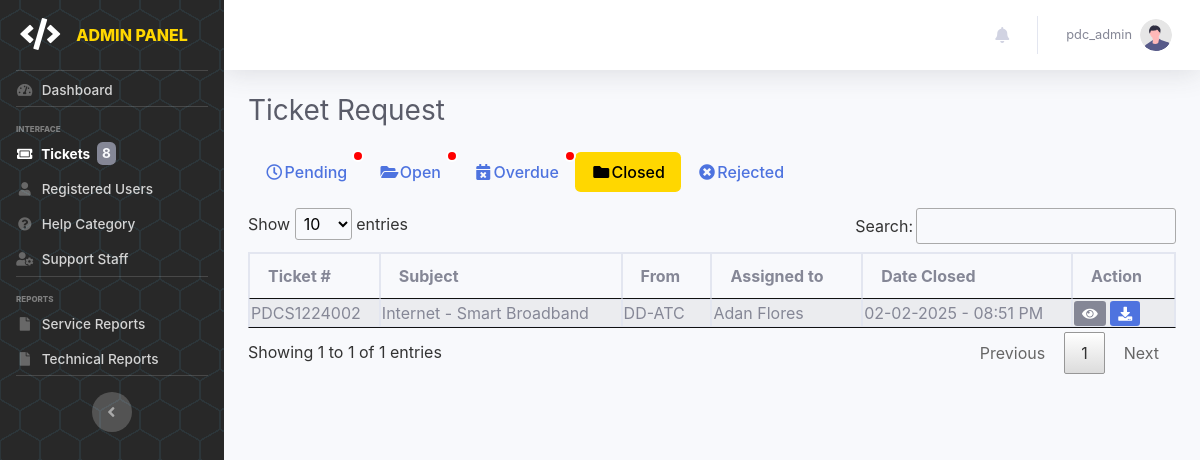
Page /pages/admin/ticket?tab=closed (signed in) on the earlier database version.
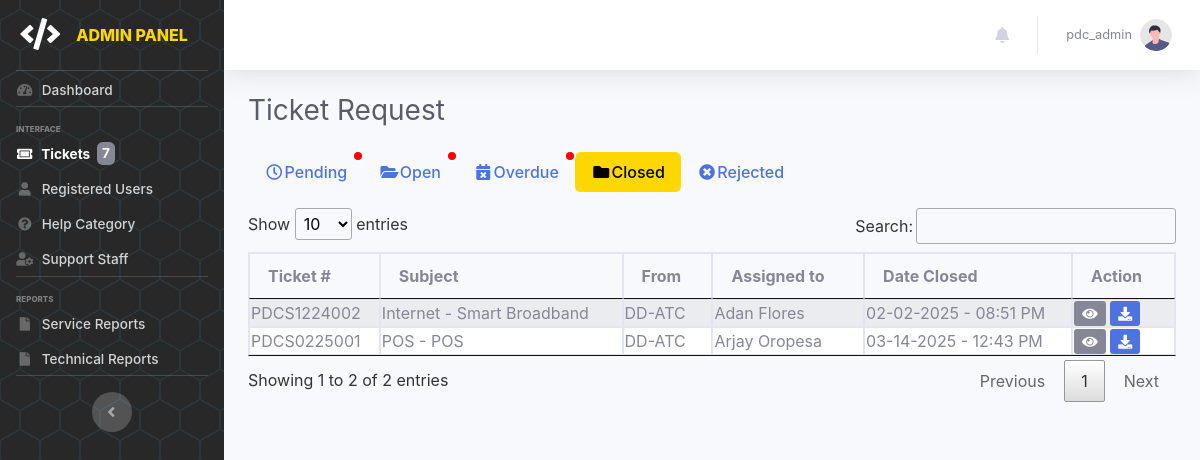
Same page on the later database version.
### tables this page shows
CREATE TABLE `tbl_tickets` (
  `id` int(100) NOT NULL,
  `ticket_num` varchar(1000) NOT NULL,
  `outlet` varchar(1000) NOT NULL,
  `reported_by` varchar(100) NOT NULL,
  `designation` enum('1','2') NOT NULL,
  `topiccateg` varchar(1000) NOT NULL,
  `topicitem` varchar(1000) NOT NULL,
  `img_name` varchar(1000) NOT NULL,
  `file_path` varchar(1000) NOT NULL,
  `description` varchar(5000) NOT NULL,
  `priority_type` varchar(100) DEFAULT NULL,
  `concern_type` enum('Issue','Request') DEFAULT NULL,
  `status` enum('1','2','3','4','5') NOT NULL DEFAULT '2',
  `remark` varchar(1000) NOT NULL,
  `sched_start` date DEFAULT NULL,
  `sched_end` date DEFAULT NULL,
  `assigned` varchar(1000) NOT NULL,
  `msg_ses` varchar(5000) NOT NULL DEFAULT '0',
  `rprt` enum('0','1') NOT NULL DEFAULT '0',
  `date_posted` datetime(6) NOT NULL DEFAULT current_timestamp(6),
  `date_modified` datetime(6) DEFAULT current_timestamp(6),
  `date_closed` datetime DEFAULT NULL
);

CREATE TABLE `tbl_itemcategory` (
  `id` int(100) NOT NULL,
  `name` varchar(100) NOT NULL,
  `img_name` varchar(1000) NOT NULL,
  `img_path` varchar(1000) NOT NULL,
  `status` enum('1','0') NOT NULL DEFAULT '1',
  `designation` enum('1','2') NOT NULL
);

CREATE TABLE `tbl_itemlist` (
  `id` int(100) NOT NULL,
  `name` varchar(100) NOT NULL,
  `status` enum('0','1') NOT NULL DEFAULT '1',
  `category` varchar(100) NOT NULL
);

CREATE TABLE `tbl_useraccounts` (
  `id` int(11) NOT NULL,
  `name` varchar(100) NOT NULL,
  `username` varchar(100) NOT NULL,
  `password` varchar(255) NOT NULL,
  `role` enum('admin','it-admin','maintenance-admin','office','outlet','it','maintenance') NOT NULL,
  `status` enum('Active','Inactive') NOT NULL DEFAULT 'Active',
  `created` datetime(6) DEFAULT current_timestamp(6),
  `updated` datetime(6) DEFAULT current_timestamp(6) ON UPDATE current_timestamp(6)
);

### pages/admin/admin.ticket-qry.php (called while the page is built, shortened)
<?php
$all_tickets = mysqli_query($conn, "SELECT t.*, t.status AS ticket_status, u.name AS outlet_name, c.name AS categ_name, l.name AS item_name, a.name AS staff_name
        FROM tbl_tickets t
        LEFT JOIN tbl_useraccounts u ON t.outlet = u.id
        LEFT JOIN tbl_itemcategory c ON t.topiccateg = c.id
        LEFT JOIN tbl_itemlist l ON t.topicitem = l.id
        LEFT JOIN tbl_useraccounts a ON t.assigned = a.id
        ORDER BY t.date_posted DESC");
$pending_tickets = [];
$open_tickets = [];
$overdue_tickets = [];
$closed_tickets = [];
$rejected_tickets = [];
while ($rows = mysqli_fetch_array($all_tickets)) {
    $current_date = new DateTime();
    if (!empty($rows['sched_end']) && $rows['sched_end'] !== 'NULL') {
        $sched_end_date = new DateTime($rows['sched_end']);
        if ($sched_end_date < $current_date && $rows['ticket_status'] != '5') {
            $overdue_tickets[] = $rows;
        }
    }
    if ($rows['ticket_status'] == '2') {
        $pending_tickets[] = $rows;
    } elseif ($rows['ticket_status'] == '1' || $rows['ticket_status'] == '4') {
        $open_tickets[] = $rows;
    } elseif ($rows['ticket_status'] == '3') {
        $rejected_tickets[] = $rows;
    } elseif ($rows['ticket_status'] == '5') {
        $closed_tickets[] = $rows;
    }
}
$pending_count = count($pending_tickets);
$open_count = count($open_tickets);
$overdue_count = count($overdue_tickets);
?>

### pages/admin/admin.ticket.php (the view, shortened to what the changed rows need)
<?php
    include('admin.header.php');
    include('admin.ticket-qry.php')
?>
    <div class="container-fluid">
        <div class="d-sm-flex align-items-center justify-content-between mb-4">
            <h1 class="h3 mb-0 text-gray-800">Ticket Request</h1>
        </div>
        <ul class="nav nav-pills mb-3" id="ex-with-icons" role="tablist">
            <li class="nav-item position-relative" role="presentation">
                <a href="ticket?tab=pending" class="nav-link active" id="ex-with-icons-tab-1" data-toggle="pill" data-target="#ex-with-icons-tabs-1" role="tab" aria-controls="ex-with-icons-tabs-1" aria-selected="true">
                    <i class="far fa-clock fa-fw me-2"></i>Pending</a>
                <?php if ($pending_count > 0) { ?>
                    <span class="position-absolute"
                        style="top: -4%; right: -1%; width: 12px; height: 12px; background-color: red; border-radius: 50%; border: 2px solid white;">
                    </span>
                <?php } ?>
            </li>
            <li class="nav-item position-relative" role="presentation">
                <a href="ticket?tab=open" class="nav-link" id="ex-with-icons-tab-2" data-toggle="pill" data-target="#ex-with-icons-tabs-2" role="tab"
                aria-controls="ex-with-icons-tabs-2" aria-selected="false">
                    <i class="fas fa-folder-open fa-fw me-2"></i>Open
                </a>
                <?php if ($open_count > 0) { ?>
                    <span class="position-absolute"
                        style="top: -4%; right: -1%; width: 12px; height: 12px; background-color: red; border-radius: 50%; border: 2px solid white;">
                    </span>
                <?php } ?>
            </li>
            <li class="nav-item position-relative" role="presentation">
                <a href="ticket?tab=overdue" class="nav-link" id="ex-with-icons-tab-3" data-toggle="pill" data-target="#ex-with-icons-tabs-3" role="tab" aria-controls="ex-with-icons-tabs-3" aria-selected="false"><i class="fas fa-calendar-times fa-fw me-2"></i>Overdue</a>
                <?php if ($overdue_count > 0) { ?>
                    <span class="position-absolute"
                        style="top: -4%; right: -1%; width: 12px; height: 12px; background-color: red; border-radius: 50%; border: 2px solid white;">
                    </span>
                <?php } ?>
            </li>
            <li class="nav-item" role="presentation">
                <a href="ticket?tab=closed" class="nav-link" id="ex-with-icons-tab-4" data-toggle="pill" data-target="#ex-with-icons-tabs-4" role="tab" aria-controls="ex-with-icons-tabs-4" aria-selected="false"><i class="fas fa-folder fa-fw me-2"></i>Closed</a>
            </li>
            <li class="nav-item" role="presentation">
                <a href="ticket?tab=rejected" class="nav-link" id="ex-with-icons-tab-5" data-toggle="pill" data-target="#ex-with-icons-tabs-5" role="tab" aria-controls="ex-with-icons-tabs-5" aria-selected="false"><i class="fas fa-times-circle fa-fw me-2"></i>Rejected</a>
            </li>
        </ul>
        <div class="tab-content" id="ex-with-icons-content">
            <div class="tab-pane fade" id="ex-with-icons-tabs-4" role="tabpanel" aria-labelledby="ex-with-icons-tab-4">
                <div class="table-responsive">
                    <table class="table table-bordered table-striped table-sm w-100" id="closetck_tbl">
                        <thead>
                            <tr>
                                <th>Ticket #</th>
                                <th>Subject</th>
                                <th>From</th>
                                <th>Assigned to</th>
                                <th>Date Closed</th>
                                <th>Action</th>
                            </tr>
                        </thead>
                        <tbody>
                            <?php
                                foreach ($closed_tickets as $rows) {
                                    $modDT = new DateTime($rows["date_closed"]);
                            ?>
                            <tr>
                                <td><?php echo $rows['ticket_num']; ?></td>
                                <td><?php echo $rows['categ_name'] . ' - ' . $rows['item_name']; ?></td>
                                <td><?php echo $rows['outlet_name']; ?></td>
                                <td><?php echo $rows['staff_name']; ?></td>
                                <td><?php echo $modDT->format('m-d-Y - h:i A'); ?></td>
                                <td>
                                    <a href="view-ticket?id=<?php echo $rows['ticket_num']; ?>" class="btn-sm btn-secondary" title="View Report"><i class="fas fa-eye"></i></a>
                                    <?php if ($rows['rprt'] == 1) { ?>
                                        <a href="generate-pdf?id=<?php echo $rows['ticket_num']; ?>" class="btn-sm btn-primary" title="Download Report"><i class="fas fa-download"></i></a>
                                    <?php } elseif($rows['rprt'] == 0) { ?>
                                        <a href="edit-report?id=<?php echo $rows['ticket_num']; ?>" class="btn-sm btn-success" title="Edit Report"><i class="fas fa-file-signature"></i></a>
                                    <?php } ?>
                                </td>
                            </tr>
                            <?php } ?>
                        </tbody>
                    </table>
                </div>
            </div>
        </div>
    </div>
<?php include('admin.footer.php'); ?>

### pages/admin/admin.header.php (shortened to what the changed rows need)
<?php
include('../includes/connection.php');
$ticketcnt_qry = $conn->query("SELECT COUNT(*) AS ticket_count FROM tbl_tickets WHERE status = '1' OR status = '2' OR status = '4'");
if ($ticketcnt_qry) {
    $ticketcnt_res = $ticketcnt_qry->fetch_assoc();
    $ticket_cnt = $ticketcnt_res['ticket_count'];
}
?>
<!DOCTYPE html>
<html lang="en">
    <head>
        <link href="../../assets/vendor/bootstrap-icons/bootstrap-icons.css" rel="stylesheet">
        <link href="../../assets/vendor/fontawesome/css/all.min.css" rel="stylesheet">
        <link href="../../assets/vendor/swiper/swiper-bundle.min.css" rel="stylesheet">
        <link href="../../assets/vendor/datatables/jquery.dataTables.min.css" rel="stylesheet">
        <link rel="stylesheet" href="https://stackpath.bootstrapcdn.com/font-awesome/4.7.0/css/font-awesome.min.css">
        <link href="../../assets/css/main.style.css" rel="stylesheet">
    </head>
    <body id="page-top">
        <div id="wrapper">
            <ul class="navbar-nav sidebar sidebar-dark accordion" id="accordionSidebar">
                <a class="sidebar-brand d-flex align-items-center justify-content-center" href="dashboard">
                    <div class="sidebar-brand-icon">
                        <i class="fas fa-code"></i>
                    </div>
                    <div class="sidebar-brand-text mx-3" style="color: #FFD700;">ADMIN PANEL</div>
                </a>
                <hr class="sidebar-divider my-0">
                <li class="nav-item <?php echo ($page == 'admin/dashboard') ? 'active' : ''; ?>">
                    <a class="nav-link" href="dashboard">
                        <i class="fas fa-fw fa-tachometer-alt fa-sm"></i>
                        <span>Dashboard</span>
                    </a>
                </li>
                <hr class="sidebar-divider">
                <div class="sidebar-heading">
                    Interface
                </div>
                <li class="nav-item <?php echo in_array($page, ['admin/ticket', 'admin/view-ticket', 'admin/ticket-approval', 'admin/edit-report', 'admin/view-report']) ? 'active' : ''; ?>">
                    <a class="nav-link" href="ticket">
                        <i class="fas fa-fw fa-ticket-alt fa-sm"></i>
                        <span>Tickets&nbsp;
                            <?php if ($ticket_cnt > 0) { ?>
                                <span class="badge bg-secondary text-light">
                                    <?php echo ($ticket_cnt > 99) ? '99+' : $ticket_cnt; ?>
                                </span>
                            <?php } ?>
                        </span>
                    </a>
                </li>
                <li class="nav-item <?php echo in_array($page, ['admin/add-user', 'admin/edit-user', 'admin/users']) ? 'active' : ''; ?>">
                    <a class="nav-link" href="users">
                        <i class="fas fa-fw fa-user fa-sm"></i>
                        <span>Registered Users</span>
                    </a>
                </li>
                <li class="nav-item <?php echo in_array($page, ['admin/add-category', 'admin/help-categories','admin/item-list', 'admin/add-itemlist']) ? 'active' : ''; ?>">
                    <a class="nav-link" href="help-categories">
                        <i class="fas fa-fw fa-question-circle fa-sm"></i>
                        <span>Help Category</span>
                    </a>
                </li>
                <li class="nav-item <?php echo in_array($page, ['admin/personnels', 'admin/it']) ? 'active' : ''; ?>">
                    <a class="nav-link" href="personnels">
                        <i class="fas fa-fw fa-user-cog fa-sm"></i>
                        <span>Support Staff</span>
                    </a>
                </li>
                <hr class="sidebar-divider d-none d-md-block">
                <div class="sidebar-heading">
                    Reports
                </div>
                <li class="nav-item">
                    <a class="nav-link" href="service-report">
                        <i class="fas fa-fw fa-file fa-sm"></i>
                        <span>Service Reports</span>
                    </a>
                </li>
                <li class="nav-item">
                    <a class="nav-link" href="technical-report">
                        <i class="fas fa-fw fa-file fa-sm"></i>
                        <span>Technical Reports</span>
                    </a>
                </li>
                <hr class="sidebar-divider d-none d-md-block">
                <div class="text-center d-none d-md-inline">
                    <button class="rounded-circle border-0" id="sidebarToggle"></button>
                </div>
            </ul>
            <div id="content-wrapper" class="d-flex flex-column">
                <div id="content">
                    <?php include_once('admin.topbar.php');?>

Differences in the rows shown:
now on this page (row edited): tbl_tickets: ticket_num "PDCS0225001", tbl_itemcategory.name "POS", tbl_itemlist.name "POS", tbl_useraccounts.name "DD-ATC", tbl_useraccounts.name "Arjay Oropesa", date_closed "03-14-2025 - 12:43 PM"
Other differences:
$ticket_cnt: "8" → "7"
text written by a page script: "Show entries Search: Showing 1 to 1 of 1 entries Previous 1 Next" → "Show entries Search: Showing 1 to 2 of 2 entries Previous 1 Next"
